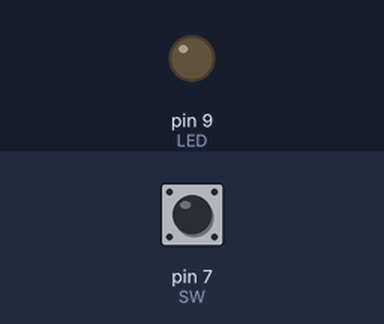
Recording of a sketch running on a simulated Arduino Uno, built with avr-gcc and run on an emulated ATmega328P. Shown: output pins drawn as LEDs (lit = HIGH). Inputs (shaded band) come from the test bench; at power-on: pin 7 (SW) LOW.

Above: at 1.2 s.
1.3 s: pin 7 (SW) pulled HIGH for 1 s
At 2.9 s:
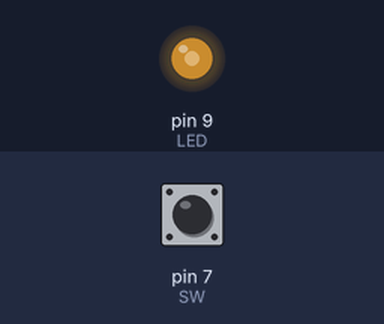
4.3 s: pin 7 (SW) pulled HIGH for 0.15 s
At 4.8 s:
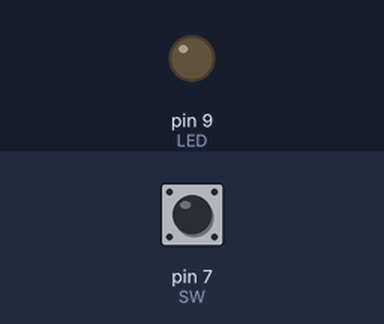
5.9 s: pin 7 (SW) driven HIGH
At 8.81 s:
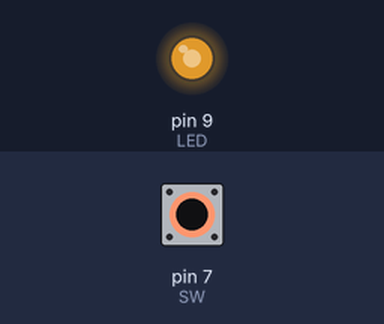
8.9 s: pin 7 (SW) driven LOW
At 10.3 s:
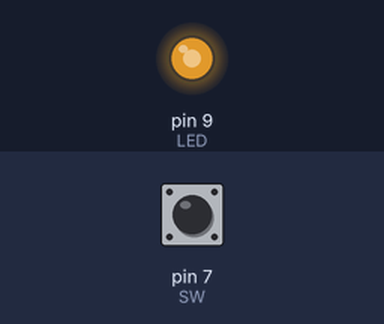
Timing chart, 0 to 11.4 s (numbered marks = the images above; inputs shaded):
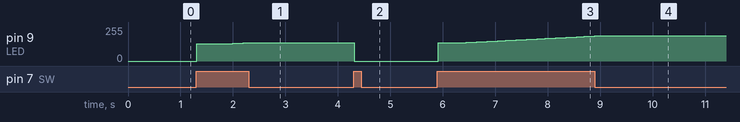

The sketch:

LED_Variable.ino
```cpp
//PWM test
// Vary LED brightness by holding a button

const int LED = 9; //LED on pin 9
const int SW = 7; //switch on pin 7

int brightness = 128;
int val = 0;
int oldVal = 0;
int state = 0;

unsigned long startTime = 0;

void setup(){
  pinMode(LED, OUTPUT);
  pinMode(SW, INPUT);
}

void loop(){

  val = digitalRead(SW);

  if (val == HIGH && oldVal == LOW) {   //detect switch toggle off->on
    state = 1 - state;                  // toggle state
    startTime = millis();               // get time button pressed
    delay(10);
  }

  if (val == HIGH && oldVal == HIGH) {                  //detect if button held
    if (state == 1 && (millis() - startTime) > 500) {  // longer than 500ms
      brightness++;                                    //increase brightness
      delay(50);
      if (brightness > 255) brightness = 0;            // range is 0 - 255
    }
  }

  oldVal = val;

  if (state == 1) analogWrite(LED, brightness);
  else analogWrite(LED, 0);

}
```

Measured:
- after the input at 1.3 s, pin 9 (LED): moves from 0/255 to 138/255 over 0.99 s, starting at once
- after the input at 4.3 s, pin 9 (LED): 138/255 → 0/255 at once
- after the input at 5.9 s, pin 9 (LED): moves from 0/255 to 187/255 over 2.9 s, starting at once
- after the input at 8.9 s, pin 9 (LED): goes on until 8.9 s, then stays 188/255
